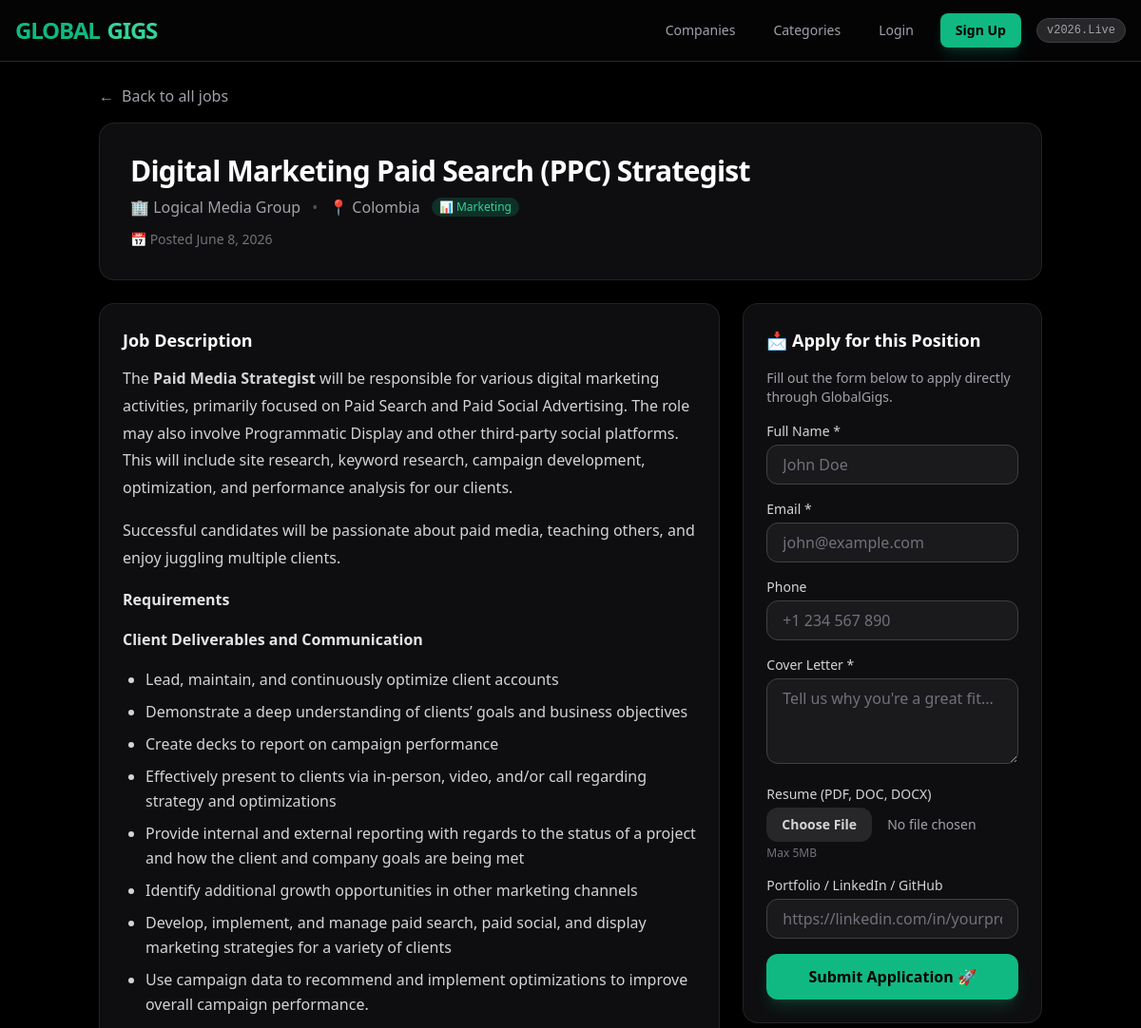
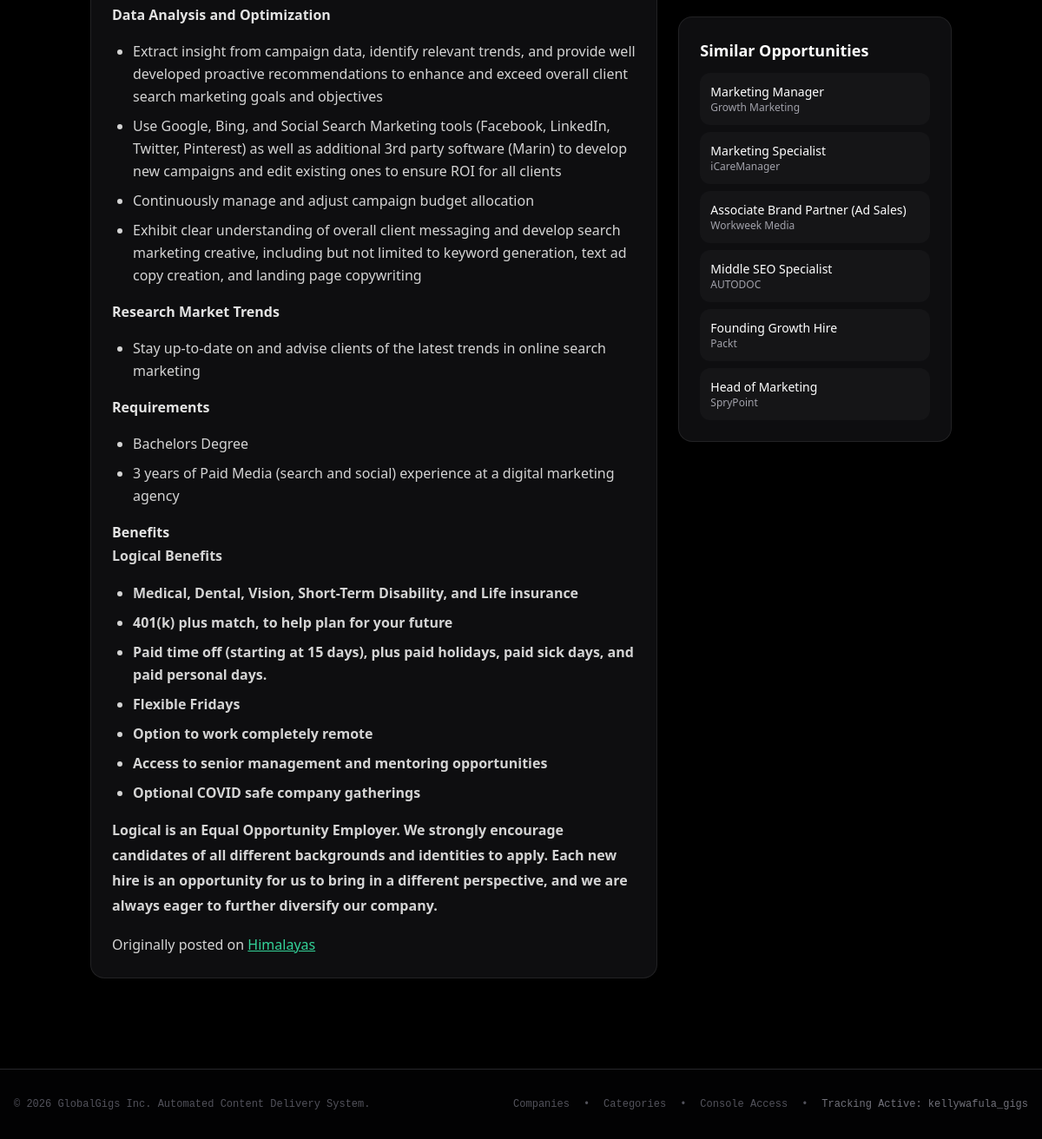
Screenshot of /jobs/digital-marketing-paid-search-ppc-strategist/ with the database file from the repository (2 pictures, top to bottom).
### jobs/models.py (models this page shows, shortened)
class JobListing(models.Model):
    title = models.CharField(max_length=255)
    company_name = models.CharField(max_length=255)
    description = models.TextField()
    category = models.ForeignKey(
        JobCategory,
        on_delete=models.SET_NULL,
        null=True,
        blank=True,
        related_name='jobs'
    )
    location = models.CharField(max_length=100, default="Remote")
    apply_url = models.URLField(max_length=500, unique=True)
    slug = models.SlugField(
        max_length=200,
        unique=True,
        blank=True,
        null=True,
        help_text="SEO-friendly URL slug generated from the title"
    )
    posted_by = models.ForeignKey(
        settings.AUTH_USER_MODEL,
        on_delete=models.SET_NULL,
        null=True,
        blank=True,
        related_name='posted_jobs'
    )
    is_active = models.BooleanField(default=True)
    responsibilities = models.TextField(
        blank=True,
        null=True,
        help_text="Extracted key responsibilities for this role"
    )
    requirements = models.TextField(
        blank=True,
        null=True,
        help_text="Extracted requirements and qualifications"
    )
    benefits = models.TextField(
        blank=True,
        null=True,
        help_text="Extracted benefits and perks"
    )
    company_description = models.TextField(
        blank=True,
        null=True,
        help_text="Description of the company hiring"
    )
    employment_type = models.CharField(
        max_length=100,
        blank=True,
        null=True,
        help_text="Full-time, Part-time, Contract, etc."
    )
    experience_level = models.CharField(
        max_length=100,
        blank=True,
        null=True,
        help_text="Entry level, Mid-level, Senior, etc."
    )
    is_approved = models.BooleanField(default=True)
    is_featured = models.BooleanField(default=False)
    is_premium = models.BooleanField(default=False)
    salary_range = models.CharField(
        max_length=100,
        blank=True,
        null=True,
        default="$40,000 - $80,000"
    )
    accept_onsite_applications = models.BooleanField(default=True)
    application_email = models.EmailField(blank=True, null=True)
    application_instructions = models.TextField(blank=True, null=True)
    created_at = models.DateTimeField(auto_now_add=True)
    updated_at = models.DateTimeField(auto_now=True)
    views_count = models.IntegerField(default=0, help_text="Number of times this job has been viewed")
    def save(self, *args, **kwargs):
        super().save(*args, **kwargs)
    @property
    def salary_min(self):
        if not self.salary_range:
            return None
        numbers = re.findall(r'\d{2,3}[,.]?\d{3}', str(self.salary_range))
        if numbers:
            return int(numbers[0].replace(',', '').replace('.', ''))
        return None
    @property
    def salary_max(self):
        if not self.salary_range:
            return None
        numbers = re.findall(r'\d{2,3}[,.]?\d{3}', str(self.salary_range))
        if len(numbers) >= 2:
            return int(numbers[1].replace(',', '').replace('.', ''))
        return self.salary_min
    @property
    def valid_through(self):
        base_date = self.created_at or timezone.now()
        return base_date + timedelta(days=30)
    @property
    def is_remote(self):
        if not self.location:
            return True
        return 'remote' in self.location.lower()
    def get_full_description(self):
        parts = []
        if self.description:
            parts.append(self.description)
        if self.responsibilities:
            parts.append(f"\n\n**Key Responsibilities:**\n{self.responsibilities}")
        if self.requirements:
            parts.append(f"\n\n**Requirements:**\n{self.requirements}")
        if self.benefits:
            parts.append(f"\n\n**Benefits:**\n{self.benefits}")
        if self.company_description:
            parts.append(f"\n\n**About the Company:**\n{self.company_description}")
        return "\n".join(parts)
    def get_structured_data(self):
        employment_type = self.employment_type or 'FULL_TIME'
        employment_type_map = {
            'full-time': 'FULL_TIME',
            'full time': 'FULL_TIME',
            'part-time': 'PART_TIME',
            'part time': 'PART_TIME',
            'contract': 'CONTRACTOR',
            'freelance': 'FREELANCE',
            'internship': 'INTERN',
            'temporary': 'TEMPORARY',
            'remote': 'FULL_TIME',  # Default for remote
        }
        employment_type_schema = employment_type_map.get(
            employment_type.lower(),
            'FULL_TIME'
        )
        salary_obj = None
        if self.salary_min or self.salary_max:
            salary_obj = {
                "@type": "MonetaryAmount",
                "currency": "USD",
                "value": {
                    "@type": "QuantitativeValue",
                    "unitText": "YEAR"
                }
            }
            if self.salary_min and self.salary_max:
                salary_obj["value"]["minValue"] = self.salary_min
                salary_obj["value"]["maxValue"] = self.salary_max
            elif self.salary_min:
                salary_obj["value"]["value"] = self.salary_min
            elif self.salary_max:
                salary_obj["value"]["value"] = self.salary_max
        schema = {
            "@context": "https://schema.org",
            "@type": "JobPosting",
            "title": self.title,
            "description": self.get_full_description()[:4000] if self.get_full_description() else "",
            "datePosted": self.created_at.isoformat() if self.created_at else "",
            "validThrough": self.valid_through.isoformat(),
            "employmentType": employment_type_schema,
            "hiringOrganization": {
                "@type": "Organization",
                "name": self.company_name,
            },
            "jobLocation": {
                "@type": "Place",
                "address": {
                    "@type": "PostalAddress",
                    "addressLocality": self.location if self.location else "Remote",
                    "addressCountry": "Worldwide",
                }
            },
            "jobLocationType": "TELECOMMUTE" if self.is_remote else "PHYSICAL",
        }
        if salary_obj:
            schema["baseSalary"] = salary_obj
        if self.apply_url:
            schema["directApply"] = True
        if self.experience_level:
            schema["experienceRequirements"] = {
                "@type": "OccupationalExperienceRequirements",
                "monthsOfExperience": self._parse_experience_months()
            }
        return schema
    def increment_views(self):
        self.views_count += 1
        self.save(update_fields=['views_count'])
    class Meta:
        verbose_name_plural = "Job Listings"
        ordering = ['-created_at']
        indexes = [
            models.Index(fields=['title']),
            models.Index(fields=['company_name']),
            models.Index(fields=['category']),
            models.Index(fields=['location']),
            models.Index(fields=['created_at']),
            models.Index(fields=['slug']),
            models.Index(fields=['is_active']),
            models.Index(fields=['is_featured']),
        ]

class JobCategory(models.Model):
    name = models.CharField(max_length=100, unique=True)
    slug = models.SlugField(max_length=100, unique=True)
    description = models.TextField(blank=True)
    icon = models.CharField(max_length=50, blank=True)
    created_at = models.DateTimeField(auto_now_add=True)
    class Meta:
        verbose_name_plural = "Job Categories"
        ordering = ['name']

### jobs/views.py (the view, shortened to what this page needs)
# urls.py: path('jobs/<slug:slug>/', views.job_detail_view, name='detail'),
def job_detail_view(request, slug):
    job = get_object_or_404(JobListing, slug=slug, is_active=True)
    job.increment_views()
    if not job.responsibilities and job.description:
        try:
            from .scraper import parse_job_sections
            parsed, clean_desc = parse_job_sections(job.description)
            if parsed:
                job.responsibilities = parsed.get('responsibilities', '')
                job.requirements = parsed.get('requirements', '')
                job.benefits = parsed.get('benefits', '')
                job.company_description = parsed.get('about_company', '')
                job.save()
        except Exception as e:
            logger.error(f"Error parsing job {job.id}: {e}")
    related_jobs = JobListing.objects.filter(
        category=job.category
    ).exclude(id=job.id)[:6] if job.category else []
    schema_json = json.dumps(job.get_structured_data())
    context = {
        'job': job,
        'related_jobs': related_jobs,
        'schema_json': schema_json,
    }
    return render(request, 'jobs/job_detail.html', context)

### jobs/templatetags/sanitize.py (called while the page is built)
@register.filter(name='safe_html')
def safe_html(value):
    if not value:
        return ''
    allowed_tags = ['p', 'br', 'strong', 'em', 'ul', 'li', 'ol', 'a', 'b', 'i', 'h1', 'h2', 'h3', 'h4', 'h5', 'h6', 'span', 'div']
    allowed_attrs = {
        'a': ['href', 'target', 'rel'],
        'span': ['style'],
        'div': ['style'],
    }
    cleaned = bleach.clean(
        value,
        tags=allowed_tags,
        attributes=allowed_attrs,
        strip=True
    )
    return cleaned

### jobs/templates/jobs/job_detail.html (shortened to what this page needs)
{% extends "base.html" %}
{% load sanitize %}
{% block content %}
<div class="container mx-auto px-4 py-6">
    <a href="{% url 'jobs:home' %}" class="text-zinc-400 hover:text-white transition inline-flex items-center gap-2 mb-4">
        <span>←</span> Back to all jobs
    </a>
    <div class="bg-zinc-900/60 border border-zinc-800/80 rounded-2xl p-6 md:p-8 mb-6">
        <h1 class="text-2xl md:text-3xl font-black text-white tracking-tight">{{ job.title }}</h1>
        <div class="flex flex-wrap items-center gap-3 mt-2">
            <span class="text-zinc-400 font-medium">🏢
                <a href="{% url 'jobs:company_detail' company_name=job.company_name %}" class="hover:text-emerald-400 transition">
                    {{ job.company_name }}
                </a>
            </span>
            <span class="text-zinc-600">•</span>
            <span class="text-zinc-400">📍 {{ job.location }}</span>
            {% if job.category %}
                <a href="{% url 'jobs:category_detail' category_name=job.category.name %}" class="text-xs bg-emerald-500/20 text-emerald-400 px-2 py-0.5 rounded-full hover:bg-emerald-500/30 transition">
                    {{ job.category.icon }} {{ job.category.name }}
                </a>
            {% endif %}
        </div>
        <div class="flex flex-wrap items-center gap-4 mt-3 text-sm">
            <span class="text-zinc-500">📅 Posted {{ job.created_at|date:"F j, Y" }}</span>
        </div>
    </div>
    <div class="grid grid-cols-1 lg:grid-cols-3 gap-6">
        <div class="lg:col-span-2 space-y-6">
            <div class="bg-zinc-900/60 border border-zinc-800/80 rounded-2xl p-6">
                <h2 class="text-lg font-bold text-white mb-3">Job Description</h2>
                <div class="text-zinc-300 leading-relaxed space-y-4 job-detail-content">
                    {{ job.description|safe_html|safe }}
                </div>
            </div>
        </div>
        <div class="lg:col-span-1 space-y-6">
            <div id="apply" class="bg-zinc-900/60 border border-zinc-800/80 rounded-2xl p-6 sticky top-20">
                <h3 class="text-lg font-bold text-white mb-4">📩 Apply for this Position</h3>
                <p class="text-sm text-zinc-400 mb-4">Fill out the form below to apply directly through GlobalGigs.</p>
                <form method="POST" enctype="multipart/form-data" class="space-y-4">
                    <div>
                        <label class="block text-sm font-medium text-zinc-300 mb-1">Full Name *</label>
                        <input type="text" name="full_name" class="w-full px-4 py-2 bg-zinc-800/50 border border-zinc-700 rounded-xl text-white placeholder-zinc-500 focus:outline-none focus:border-emerald-500 transition" placeholder="John Doe" required>
                    </div>
                    <div>
                        <label class="block text-sm font-medium text-zinc-300 mb-1">Email *</label>
                        <input type="email" name="email" class="w-full px-4 py-2 bg-zinc-800/50 border border-zinc-700 rounded-xl text-white placeholder-zinc-500 focus:outline-none focus:border-emerald-500 transition" placeholder="john@example.com" required>
                    </div>
                    <div>
                        <label class="block text-sm font-medium text-zinc-300 mb-1">Phone</label>
                        <input type="tel" name="phone" class="w-full px-4 py-2 bg-zinc-800/50 border border-zinc-700 rounded-xl text-white placeholder-zinc-500 focus:outline-none focus:border-emerald-500 transition" placeholder="+1 234 567 890">
                    </div>
                    <div>
                        <label class="block text-sm font-medium text-zinc-300 mb-1">Cover Letter *</label>
                        <textarea name="cover_letter" class="w-full px-4 py-2 bg-zinc-800/50 border border-zinc-700 rounded-xl text-white placeholder-zinc-500 focus:outline-none focus:border-emerald-500 transition" rows="3" placeholder="Tell us why you're a great fit..." required></textarea>
                    </div>
                    <div>
                        <label class="block text-sm font-medium text-zinc-300 mb-1">Resume (PDF, DOC, DOCX)</label>
                        <input type="file" name="resume" accept=".pdf,.doc,.docx" class="w-full text-sm text-zinc-400 file:mr-4 file:py-2 file:px-4 file:rounded-xl file:border-0 file:text-sm file:font-semibold file:bg-zinc-800 file:text-zinc-300 hover:file:bg-zinc-700 transition">
                        <p class="text-xs text-zinc-500 mt-1">Max 5MB</p>
                    </div>
                    <div>
                        <label class="block text-sm font-medium text-zinc-300 mb-1">Portfolio / LinkedIn / GitHub</label>
                        <input type="url" name="portfolio_url" class="w-full px-4 py-2 bg-zinc-800/50 border border-zinc-700 rounded-xl text-white placeholder-zinc-500 focus:outline-none focus:border-emerald-500 transition" placeholder="https://linkedin.com/in/yourprofile">
                    </div>
                    <button type="submit" class="w-full bg-emerald-500 hover:bg-emerald-600 text-black font-bold py-3 px-6 rounded-xl transition shadow-lg shadow-emerald-500/20">
                        Submit Application 🚀
                    </button>
                </form>
            </div>
            {% if related_jobs %}
            <div class="bg-zinc-900/60 border border-zinc-800/80 rounded-2xl p-6">
                <h3 class="text-lg font-bold text-white mb-3">Similar Opportunities</h3>
                <div class="space-y-2">
                    {% for related in related_jobs %}
                    <a href="{% url 'jobs:detail' slug=related.slug %}" class="block p-3 bg-zinc-800/30 rounded-xl hover:bg-zinc-800/50 transition">
                        <h4 class="text-white font-medium hover:text-emerald-400 transition text-sm">{{ related.title }}</h4>
                        <p class="text-xs text-zinc-400">{{ related.company_name }}</p>
                    </a>
                    {% endfor %}
                </div>
            </div>
            {% endif %}
        </div>
    </div>
</div>
{% endblock %}

### jobs/templates/jobs/job_detail.html (style rules this page uses)
.job-detail-content p { color: #d4d4d4; line-height: 1.8; }
.job-detail-content ul { color: #d4d4d4; list-style: disc; padding-left: 1.5rem; }
.job-detail-content li { margin-bottom: 0.5rem; }
.job-detail-content h3 { color: #e4e4e4; font-weight: 600; margin-top: 1.5rem; margin-bottom: 0.5rem; }
.job-detail-content a { color: #34d399; text-decoration: underline; }

### rows the page displays
JobListing: title "Digital Marketing Paid Search (PPC) Strategist", company_name "Logical Media Group", location "Colombia", category.icon "📊", category.name "Marketing", created_at "June 8, 2026", description "The Paid Media Strategist will be responsible for various digital marketing activities, primarily focused on Paid Search and Paid Social Advertising. The role may also involve Programmatic Display and other third-party social platforms. This will include site research, keyword research, campaign development, optimization, and performance analysis for our clients. Successful candidates will be passionate about paid media, teaching others, and enjoy juggling multiple clients. Requirements Client Deliverables and Communication Lead, maintain, and continuously optimize client accounts Demonstrate a deep understanding of clients’ goals and business objectives Create decks to report on campaign…"
JobListing: title "Marketing Manager", company_name "Growth Marketing"
JobListing: title "Marketing Specialist", company_name "iCareManager"
JobListing: title "Associate Brand Partner (Ad Sales)", company_name "Workweek Media"
JobListing: title "Middle SEO Specialist", company_name "AUTODOC"
JobListing: title "Founding Growth Hire", company_name "Packt"
JobListing: title "Head of Marketing", company_name "SpryPoint"
